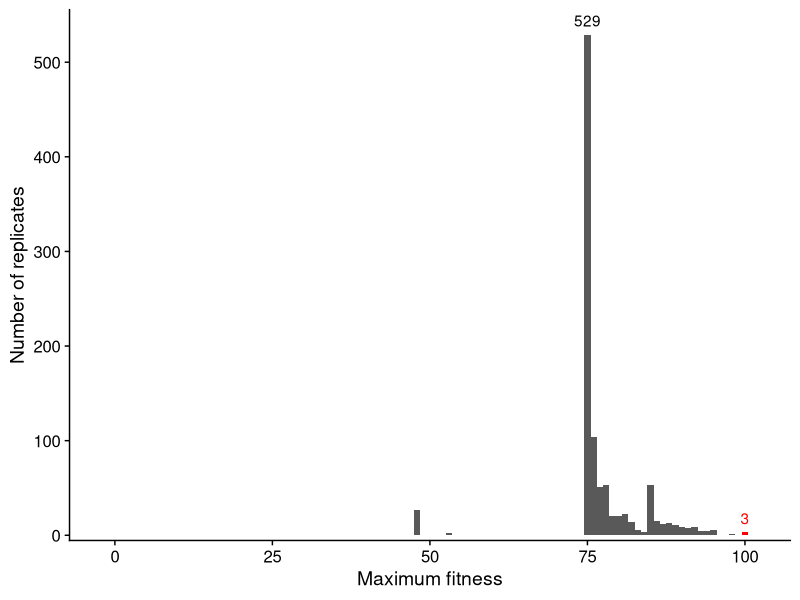

The R script that drew this image:
rm(list = ls())

library(ggplot2)
library(cowplot)

plot_dir = '../plots'
if(!dir.exists(plot_dir)) dir.create(plot_dir)

df_1 = read.csv('../data/combined_evo_data.csv')
df_2 = read.csv('../../../2026_05_13_01__small_large_double_mut//hpc/data/combined_evo_data.csv')
df_base = rbind(df_1, df_2)

ggplot(df_base, aes(x = best_org_fitness)) + 
  geom_histogram(binwidth = 1) + 
  geom_histogram(data = df_base[df_base$best_org_fitness == 100,], fill = '#ff0000', binwidth = 1) + 
  scale_x_continuous(limits = c(-2,102)) + 
  scale_y_continuous(limits = c(0, 550), expand = c(0.01, 0.01)) +
  annotate(geom = 'text', x = 75, y = sum(df_base$best_org_fitness %in% 75) + 15, label = sum(df_base$best_org_fitness %in% 75)) +
  annotate(geom = 'text', x = 100, y = sum(df_base$best_org_fitness %in% 100) + 15, label = sum(df_base$best_org_fitness %in% 100), color = '#ff0000')  +
  theme_cowplot() + 
  xlab('Maximum fitness') +
  ylab('Number of replicates')
ggsave(paste0(plot_dir, '/combined_initial_histogram.pdf'), units = 'in', width = 6, height = 4)
  
